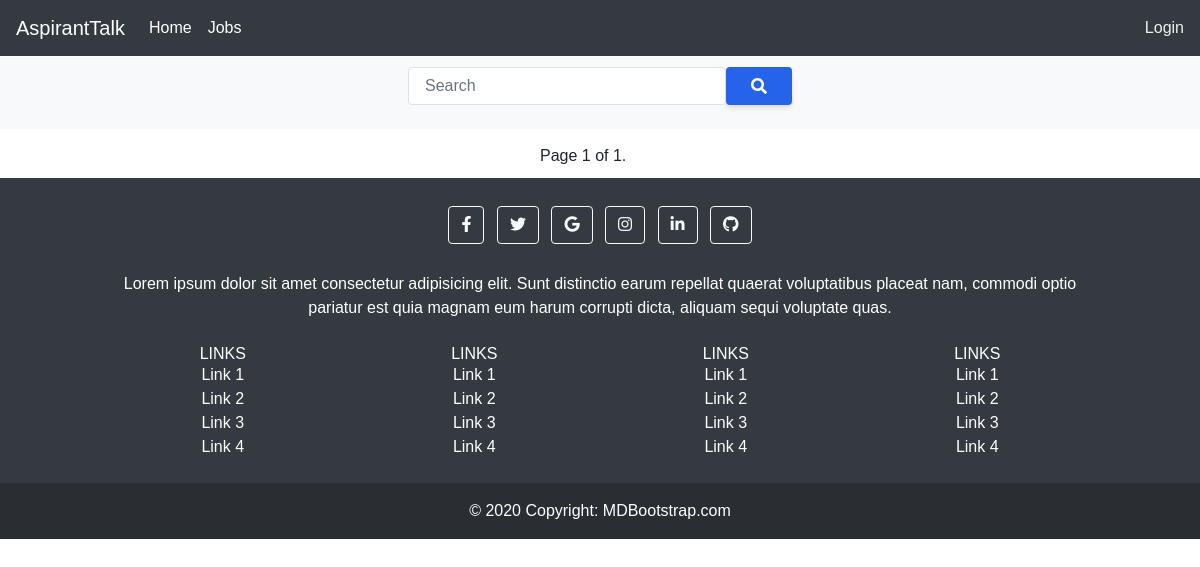
/Category/9, run on an earlier commit of the app's database.
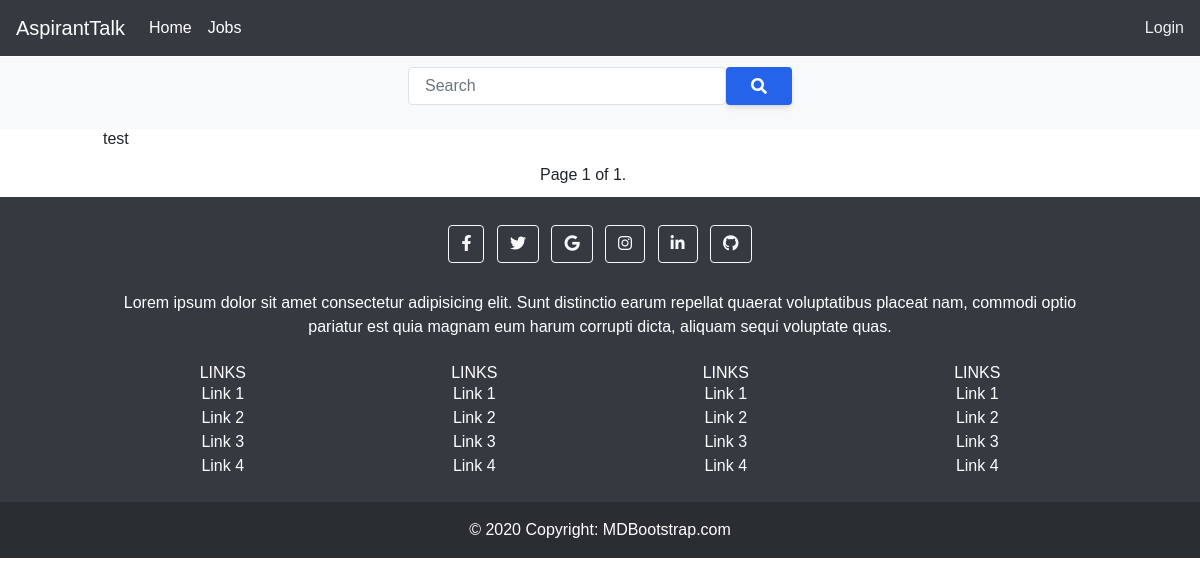
And on a later commit of the database.
### home/models.py (models this page shows, shortened)
class Category(models.Model):
    creator = models.ForeignKey(User,on_delete=models.CASCADE)
    name = models.CharField(max_length=20)
    Thumbnail = models.ImageField(upload_to="Cat_thumbnails", blank=True, null=True)
    description = models.TextField(blank=True,null=True)
    created_date = models.DateTimeField(auto_now=True)

### home/views.py (the view)
# urls.py: path("Category/<int:id>", views.sub_cats, name="subcat_search"),
def sub_cats(request,id):
        Sub_cat = Sub_category.objects.filter(category = id).order_by('name')
        cat = Category.objects.filter(id= id)
        posts = Blog.objects.filter(category__category= id).order_by('-upload_date')
        paginator = Paginator(posts, 7) # Show 25 contacts per page.
        page_number = request.GET.get('page')
        posts = paginator.get_page(page_number)
        desc = ''
        for i in cat:
            desc = i.description
        context = {
            'subcat': Sub_cat,
            'desc' : desc,
            'posts': posts,
            'page_id': int(id),
        }
        context['searched'] = 'null'
        return render(request,'Category.html',context)

### home/templates/Category.html (shortened to what this page needs)
{% extends 'base.html' %}
{% block head %}
<link rel='stylesheet' href='https://npmcdn.com/flickity@2/dist/flickity.css'><link rel="stylesheet" href="./style.css">
{% endblock head %}
{% block body %}
{% include 'search.html' %}
<div class="container"><h5>
    {% if posts.number == 1 %}
    {{ desc | striptags }}
    {% endif %}
</h5></div>
{% include 'blogs.html' %}
{% endblock body %}
{% block script %}
<script src="https://cdn.tailwindcss.com?plugins=forms,typography,aspect-ratio,line-clamp"></script>
{% endblock script %}

What changed in the data, as far as the page shows it:
added Category: description "test"
